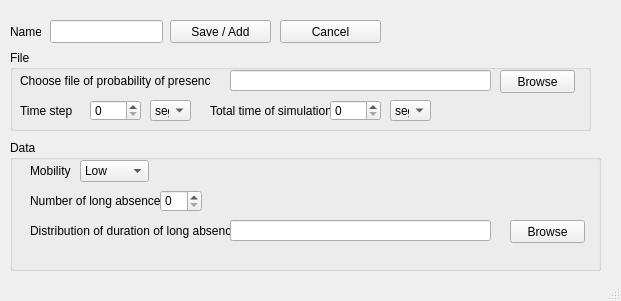
<?xml version="1.0" encoding="UTF-8"?>
<ui version="4.0">
 <class>Dynamic_User</class>
 <widget class="QMainWindow" name="Dynamic_User">
  <property name="geometry">
   <rect>
    <x>0</x>
    <y>0</y>
    <width>621</width>
    <height>301</height>
   </rect>
  </property>
  <property name="windowTitle">
   <string>MainWindow</string>
  </property>
  <widget class="QWidget" name="centralwidget">
   <widget class="QGroupBox" name="File">
    <property name="geometry">
     <rect>
      <x>10</x>
      <y>50</y>
      <width>581</width>
      <height>81</height>
     </rect>
    </property>
    <property name="title">
     <string>File</string>
    </property>
    <widget class="QLabel" name="label">
     <property name="geometry">
      <rect>
       <x>10</x>
       <y>10</y>
       <width>191</width>
       <height>41</height>
      </rect>
     </property>
     <property name="text">
      <string>Choose file of probability of presence</string>
     </property>
     <property name="textFormat">
      <enum>Qt::AutoText</enum>
     </property>
    </widget>
    <widget class="QLabel" name="label_2">
     <property name="geometry">
      <rect>
       <x>10</x>
       <y>40</y>
       <width>61</width>
       <height>41</height>
      </rect>
     </property>
     <property name="text">
      <string>Time step </string>
     </property>
     <property name="textFormat">
      <enum>Qt::AutoText</enum>
     </property>
     <property name="buddy">
      <cstring>timestep</cstring>
     </property>
    </widget>
    <widget class="QLabel" name="label_3">
     <property name="geometry">
      <rect>
       <x>200</x>
       <y>40</y>
       <width>141</width>
       <height>41</height>
      </rect>
     </property>
     <property name="text">
      <string>Total time of simulation</string>
     </property>
     <property name="textFormat">
      <enum>Qt::AutoText</enum>
     </property>
     <property name="buddy">
      <cstring>timesimulation</cstring>
     </property>
    </widget>
    <widget class="QPushButton" name="browseButtom">
     <property name="geometry">
      <rect>
       <x>490</x>
       <y>20</y>
       <width>75</width>
       <height>23</height>
      </rect>
     </property>
     <property name="text">
      <string>Browse</string>
     </property>
    </widget>
    <widget class="QComboBox" name="comboBox">
     <property name="geometry">
      <rect>
       <x>140</x>
       <y>50</y>
       <width>41</width>
       <height>21</height>
      </rect>
     </property>
     <item>
      <property name="text">
       <string>seg</string>
      </property>
     </item>
     <item>
      <property name="text">
       <string>min</string>
      </property>
     </item>
     <item>
      <property name="text">
       <string>hour</string>
      </property>
     </item>
     <item>
      <property name="text">
       <string>day</string>
      </property>
     </item>
    </widget>
    <widget class="QComboBox" name="comboBox_2">
     <property name="geometry">
      <rect>
       <x>380</x>
       <y>50</y>
       <width>41</width>
       <height>21</height>
      </rect>
     </property>
     <item>
      <property name="text">
       <string>seg</string>
      </property>
     </item>
     <item>
      <property name="text">
       <string>min</string>
      </property>
     </item>
     <item>
      <property name="text">
       <string>hour</string>
      </property>
     </item>
     <item>
      <property name="text">
       <string>day</string>
      </property>
     </item>
    </widget>
    <widget class="QSpinBox" name="timestep">
     <property name="geometry">
      <rect>
       <x>80</x>
       <y>50</y>
       <width>51</width>
       <height>21</height>
      </rect>
     </property>
    </widget>
    <widget class="QSpinBox" name="timesimulation">
     <property name="geometry">
      <rect>
       <x>320</x>
       <y>50</y>
       <width>51</width>
       <height>21</height>
      </rect>
     </property>
    </widget>
    <widget class="QLineEdit" name="ProbFile">
     <property name="geometry">
      <rect>
       <x>220</x>
       <y>20</y>
       <width>261</width>
       <height>21</height>
      </rect>
     </property>
     <property name="text">
      <string/>
     </property>
    </widget>
   </widget>
   <widget class="QGroupBox" name="groupBox">
    <property name="geometry">
     <rect>
      <x>10</x>
      <y>140</y>
      <width>591</width>
      <height>131</height>
     </rect>
    </property>
    <property name="title">
     <string>Data </string>
    </property>
    <widget class="QLabel" name="Mobility">
     <property name="geometry">
      <rect>
       <x>20</x>
       <y>10</y>
       <width>61</width>
       <height>41</height>
      </rect>
     </property>
     <property name="text">
      <string>Mobility</string>
     </property>
     <property name="textFormat">
      <enum>Qt::AutoText</enum>
     </property>
    </widget>
    <widget class="QComboBox" name="LowMediumHigh">
     <property name="geometry">
      <rect>
       <x>70</x>
       <y>20</y>
       <width>69</width>
       <height>22</height>
      </rect>
     </property>
     <item>
      <property name="text">
       <string>Low</string>
      </property>
     </item>
     <item>
      <property name="text">
       <string>Medium</string>
      </property>
     </item>
     <item>
      <property name="text">
       <string>High</string>
      </property>
     </item>
    </widget>
    <widget class="QLabel" name="NumberAbsences">
     <property name="geometry">
      <rect>
       <x>20</x>
       <y>40</y>
       <width>131</width>
       <height>41</height>
      </rect>
     </property>
     <property name="text">
      <string>Number of long absences </string>
     </property>
     <property name="textFormat">
      <enum>Qt::AutoText</enum>
     </property>
    </widget>
    <widget class="QSpinBox" name="number">
     <property name="geometry">
      <rect>
       <x>150</x>
       <y>50</y>
       <width>42</width>
       <height>22</height>
      </rect>
     </property>
    </widget>
    <widget class="QLabel" name="DistribAbsences">
     <property name="geometry">
      <rect>
       <x>20</x>
       <y>60</y>
       <width>211</width>
       <height>61</height>
      </rect>
     </property>
     <property name="text">
      <string>Distribution of duration of long absences</string>
     </property>
     <property name="textFormat">
      <enum>Qt::AutoText</enum>
     </property>
    </widget>
    <widget class="QLineEdit" name="LongAbsencesFile">
     <property name="geometry">
      <rect>
       <x>220</x>
       <y>80</y>
       <width>261</width>
       <height>21</height>
      </rect>
     </property>
    </widget>
    <widget class="QPushButton" name="browseButtom_2">
     <property name="geometry">
      <rect>
       <x>500</x>
       <y>80</y>
       <width>75</width>
       <height>23</height>
      </rect>
     </property>
     <property name="text">
      <string>Browse</string>
     </property>
    </widget>
   </widget>
   <widget class="QLineEdit" name="nameLineEdit">
    <property name="geometry">
     <rect>
      <x>50</x>
      <y>20</y>
      <width>113</width>
      <height>23</height>
     </rect>
    </property>
   </widget>
   <widget class="QLabel" name="nameLabel">
    <property name="geometry">
     <rect>
      <x>10</x>
      <y>20</y>
      <width>31</width>
      <height>23</height>
     </rect>
    </property>
    <property name="text">
     <string>Name:</string>
    </property>
   </widget>
   <widget class="QPushButton" name="saveButton">
    <property name="geometry">
     <rect>
      <x>170</x>
      <y>20</y>
      <width>101</width>
      <height>23</height>
     </rect>
    </property>
    <property name="text">
     <string>Save / Add</string>
    </property>
   </widget>
   <widget class="QPushButton" name="cancelButton">
    <property name="geometry">
     <rect>
      <x>280</x>
      <y>20</y>
      <width>101</width>
      <height>23</height>
     </rect>
    </property>
    <property name="text">
     <string>Cancel</string>
    </property>
   </widget>
  </widget>
  <widget class="QStatusBar" name="statusbar"/>
 </widget>
 <resources/>
 <connections/>
</ui>
